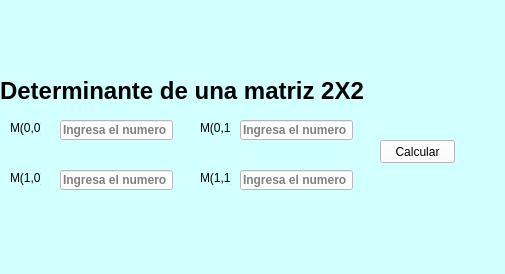
<?xml version="1.0" encoding="UTF-8"?>
<ui version="4.0">
 <class>MainWindow</class>
 <widget class="QMainWindow" name="MainWindow">
  <property name="geometry">
   <rect>
    <x>0</x>
    <y>0</y>
    <width>505</width>
    <height>274</height>
   </rect>
  </property>
  <property name="windowTitle">
   <string>MainWindow</string>
  </property>
  <property name="styleSheet">
   <string notr="true">background-color: rgb(210, 255, 255);</string>
  </property>
  <widget class="QWidget" name="centralwidget">
   <widget class="QLineEdit" name="txtMatriz00">
    <property name="geometry">
     <rect>
      <x>60</x>
      <y>120</y>
      <width>113</width>
      <height>20</height>
     </rect>
    </property>
    <property name="font">
     <font>
      <weight>75</weight>
      <bold>true</bold>
     </font>
    </property>
    <property name="toolTip">
     <string>Ingresa el numero</string>
    </property>
    <property name="statusTip">
     <string>Ingresa el numero</string>
    </property>
    <property name="styleSheet">
     <string notr="true">background-color: rgb(255, 255, 255);
</string>
    </property>
    <property name="placeholderText">
     <string>Ingresa el numero</string>
    </property>
   </widget>
   <widget class="QLineEdit" name="txtMatriz01">
    <property name="geometry">
     <rect>
      <x>240</x>
      <y>120</y>
      <width>113</width>
      <height>20</height>
     </rect>
    </property>
    <property name="font">
     <font>
      <weight>75</weight>
      <bold>true</bold>
     </font>
    </property>
    <property name="toolTip">
     <string>Ingresa el numero</string>
    </property>
    <property name="statusTip">
     <string>Ingresa el numero</string>
    </property>
    <property name="styleSheet">
     <string notr="true">background-color: rgb(255, 255, 255);</string>
    </property>
    <property name="placeholderText">
     <string>Ingresa el numero</string>
    </property>
   </widget>
   <widget class="QLineEdit" name="txtMatriz10">
    <property name="geometry">
     <rect>
      <x>60</x>
      <y>170</y>
      <width>113</width>
      <height>20</height>
     </rect>
    </property>
    <property name="font">
     <font>
      <weight>75</weight>
      <bold>true</bold>
     </font>
    </property>
    <property name="toolTip">
     <string>Ingresa el numero</string>
    </property>
    <property name="statusTip">
     <string>Ingresa el numero</string>
    </property>
    <property name="styleSheet">
     <string notr="true">background-color: rgb(255, 255, 255);</string>
    </property>
    <property name="inputMask">
     <string/>
    </property>
    <property name="text">
     <string/>
    </property>
    <property name="placeholderText">
     <string>Ingresa el numero</string>
    </property>
   </widget>
   <widget class="QLineEdit" name="txtMatriz11">
    <property name="geometry">
     <rect>
      <x>240</x>
      <y>170</y>
      <width>113</width>
      <height>20</height>
     </rect>
    </property>
    <property name="font">
     <font>
      <weight>75</weight>
      <bold>true</bold>
     </font>
    </property>
    <property name="toolTip">
     <string>Ingresa el numero</string>
    </property>
    <property name="statusTip">
     <string>Ingresa el numero</string>
    </property>
    <property name="styleSheet">
     <string notr="true">background-color: rgb(255, 255, 255);</string>
    </property>
    <property name="placeholderText">
     <string>Ingresa el numero</string>
    </property>
   </widget>
   <widget class="QPushButton" name="btnCalcular">
    <property name="geometry">
     <rect>
      <x>380</x>
      <y>140</y>
      <width>75</width>
      <height>23</height>
     </rect>
    </property>
    <property name="toolTip">
     <string>Presiona el boton</string>
    </property>
    <property name="statusTip">
     <string>Presiona el boton</string>
    </property>
    <property name="styleSheet">
     <string notr="true">background-color: rgb(255, 255, 255);</string>
    </property>
    <property name="text">
     <string>Calcular</string>
    </property>
   </widget>
   <widget class="QLabel" name="label">
    <property name="geometry">
     <rect>
      <x>10</x>
      <y>120</y>
      <width>31</width>
      <height>16</height>
     </rect>
    </property>
    <property name="text">
     <string>M(0,0)</string>
    </property>
   </widget>
   <widget class="QLabel" name="label_2">
    <property name="geometry">
     <rect>
      <x>10</x>
      <y>170</y>
      <width>31</width>
      <height>16</height>
     </rect>
    </property>
    <property name="text">
     <string>M(1,0)</string>
    </property>
   </widget>
   <widget class="QLabel" name="label_3">
    <property name="geometry">
     <rect>
      <x>200</x>
      <y>170</y>
      <width>31</width>
      <height>16</height>
     </rect>
    </property>
    <property name="text">
     <string>M(1,1)</string>
    </property>
   </widget>
   <widget class="QLabel" name="label_4">
    <property name="geometry">
     <rect>
      <x>200</x>
      <y>120</y>
      <width>31</width>
      <height>16</height>
     </rect>
    </property>
    <property name="text">
     <string>M(0,1)</string>
    </property>
   </widget>
   <widget class="QLabel" name="label_5">
    <property name="geometry">
     <rect>
      <x>10</x>
      <y>10</y>
      <width>481</width>
      <height>61</height>
     </rect>
    </property>
    <property name="text">
     <string/>
    </property>
    <property name="pixmap">
     <pixmap resource="recursos_proyecto.qrc">:/LOGOS/Imagenes/uat.png</pixmap>
    </property>
    <property name="scaledContents">
     <bool>true</bool>
    </property>
   </widget>
   <widget class="QLabel" name="label_7">
    <property name="geometry">
     <rect>
      <x>410</x>
      <y>180</y>
      <width>81</width>
      <height>81</height>
     </rect>
    </property>
    <property name="text">
     <string/>
    </property>
    <property name="pixmap">
     <pixmap resource="recursos_proyecto.qrc">:/LOGOS/Imagenes/pngegg.png</pixmap>
    </property>
    <property name="scaledContents">
     <bool>true</bool>
    </property>
   </widget>
   <widget class="QLabel" name="label_8">
    <property name="geometry">
     <rect>
      <x>0</x>
      <y>70</y>
      <width>411</width>
      <height>41</height>
     </rect>
    </property>
    <property name="font">
     <font>
      <pointsize>18</pointsize>
      <weight>75</weight>
      <bold>true</bold>
     </font>
    </property>
    <property name="text">
     <string>Determinante de una matriz 2X2</string>
    </property>
   </widget>
  </widget>
  <widget class="QStatusBar" name="statusbar"/>
 </widget>
 <resources>
  <include location="recursos_proyecto.qrc"/>
 </resources>
 <connections/>
</ui>
